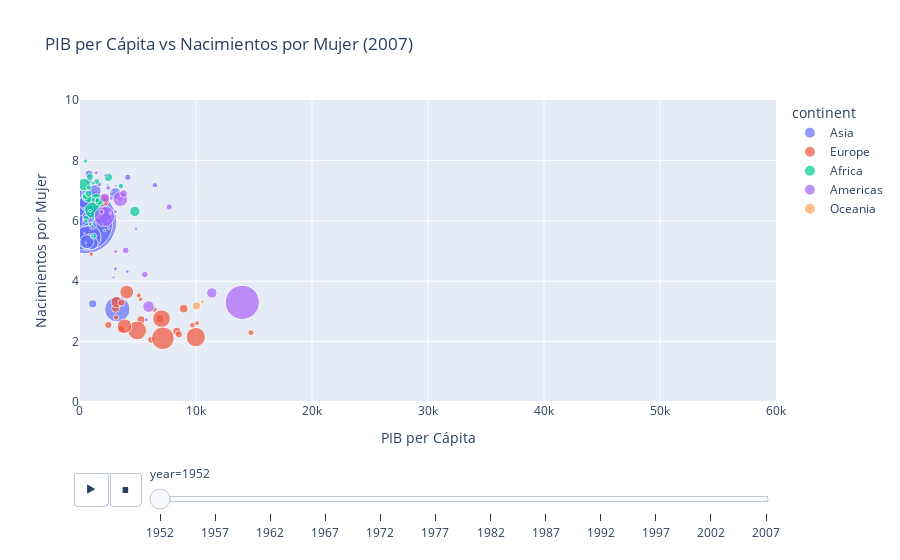

The notebook cell saved with this chart:
### Code cell
# 3. Realice una animación del bubblechart anterior en el tiempo,
# considerando todos los años del dataset (A).

fig = px.scatter(
    df_gapminder,
    x="gdpPercap",
    y="bornPerwom",
    size="pop",
    title='PIB per Cápita vs Nacimientos por Mujer (2007)',
    size_max=70,
    color="continent",
    hover_name="country",
    animation_frame="year",
    animation_group="country",
    range_x=[1,60000],
    range_y=[0,10],
    labels={
        "gdpPercap": "PIB per Cápita",
        "bornPerwom": "Nacimientos por Mujer"
        },
    )
fig.show()

### Figure 1 — Plotly figure (JSON) as saved in the notebook; plotly's stock layout.template omitted (floating-point values rounded to 4 significant figures)
{"data": [{"hovertemplate": "<b>%{hovertext}</b><br><br>continent=Asia<br>year=1952<br>PIB per Cápita=%{x}<br>Nacimientos por Mujer=%{y}<br>pop=%{marker.size}<extra></extra>", "hovertext": ["Afghanistan", "Bahrain", "Bangladesh", "Cambodia", "China", "Hong Kong", "India", "Indonesia", "Iran", "Iraq", "Israel", "Japan", "Jordan", "North Korea", "Kuwait", "Lebanon", "Malaysia", "Mongolia", "Myanmar", "Nepal", "Oman", "Pakistan", "Philippines", "Saudi Arabia", "Singapore", "South Korea", "Sri Lanka", "Syria", "Taiwan", "Thailand", "Vietnam", "Yemen"], "ids": ["Afghanistan", "Bahrain", "Bangladesh", "Cambodia", "China", "Hong Kong", "India", "Indonesia", "Iran", "Iraq", "Israel", "Japan", "Jordan", "North Korea", "Kuwait", "Lebanon", "Malaysia", "Mongolia", "Myanmar", "Nepal", "Oman", "Pakistan", "Philippines", "Saudi Arabia", "Singapore", "South Korea", "Sri Lanka", "Syria", "Taiwan", "Thailand", "Vietnam", "Yemen"], "legendgroup": "Asia", "marker": {"color": "#636efa", "size": [8425333, 120447, 46886859, 4693836, 556263528, 2125900, 372000000, 82052000, 17272000, 5441766, 1620914, 86459025, 607914, 8865488, 160000, 1439529, 6748378, 800663, 20092996, 9182536, 507833, 41346560, 22438691, 4005677, 1127000, 20947571, 7982342, 3661549, 8550362, 21289402, 26246839, 4963829], "sizemode": "area", "sizeref": 269100.0, "symbol": "circle"}, "mode": "markers", "name": "Asia", "orientation": "v", "showlegend": true, "type": "scatter", "x": [779.4, 9867.0, 684.2, 368.5, 400.4, 3054.0, 546.6, 749.7, 3035.0, 4130.0, 4087.0, 3217.0, 1547.0, 1088.0, 108400.0, 4835.0, 1831.0, 786.6, 331, 545.9, 1828.0, 684.6, 1273.0, 6460.0, 2315.0, 1031.0, 1084.0, 1643.0, 1207.0, 757.8, 605.1, 781.7], "xaxis": "x", "y": [7.55, 6.97, 6.33, 6.95, 5.97, 4.41, 5.9, 5.46, 6.91, 7.44, 4.32, 3.07, 7.39, 3.25, 7.21, 5.74, 6.29, 5.54, 6, 5.97, 7.25, 6.6, 6.99, 7.18, 6.62, 5.25, 5.84, 7.21, 6.38, 6.14, 5.31, 7.31], "yaxis": "y"}, {"hovertemplate": "<b>%{hovertext}</b><br><br>continent=Europe<br>year=1952<br>PIB per Cápita=%{x}<br>Nacimientos por Mujer=%{y}<br>pop=%{marker.size}<extra></extra>", "hovertext": ["Albania", "Austria", "Belgium", "Bosnia and Herzegovina", "Bulgaria", "Croatia", "Czech Republic", "Denmark", "Finland", "France", "Germany", "Greece", "Hungary", "Iceland", "Ireland", "Italy", "Montenegro", "Netherlands", "Norway", "Poland", "Portugal", "Romania", "Serbia", "Slovak Republic", "Slovenia", "Spain", "Sweden", "Switzerland", "Turkey", "United Kingdom"], "ids": ["Albania", "Austria", "Belgium", "Bosnia and Herzegovina", "Bulgaria", "Croatia", "Czech Republic", "Denmark", "Finland", "France", "Germany", "Greece", "Hungary", "Iceland", "Ireland", "Italy", "Montenegro", "Netherlands", "Norway", "Poland", "Portugal", "Romania", "Serbia", "Slovak Republic", "Slovenia", "Spain", "Sweden", "Switzerland", "Turkey", "United Kingdom"], "legendgroup": "Europe", "marker": {"color": "#EF553B", "size": [1282697, 6927772, 8730405, 2791000, 7274900, 3882229, 9125183, 4334000, 4090500, 42459667, 69145952, 7733250, 9504000, 147962, 2952156, 47666000, 413834, 10381988, 3327728, 25730551, 8526050, 16630000, 6860147, 3558137, 1489518, 28549870, 7124673, 4815000, 22235677, 50430000], "sizemode": "area", "sizeref": 269100.0, "symbol": "circle"}, "mode": "markers", "name": "Europe", "orientation": "v", "showlegend": true, "type": "scatter", "x": [1601.0, 6137.0, 8343.0, 973.5, 2444.0, 3119.0, 6876.0, 9692.0, 6425.0, 7030.0, 7144.0, 3531.0, 5264.0, 7268.0, 5210.0, 4931.0, 2648.0, 8942.0, 10100.0, 4029.0, 3068.0, 3145.0, 3581.0, 5075.0, 4215.0, 3834.0, 8528.0, 14730.0, 1969.0, 9980.0], "xaxis": "x", "y": [6.13, 2.06, 2.34, 4.9, 2.55, 2.8, 2.75, 2.54, 3.06, 2.76, 2.11, 2.4, 2.72, 3.82, 3.41, 2.37, 4.24, 3.09, 2.61, 3.64, 3.1, 3.31, 3.29, 3.53, 2.67, 2.51, 2.24, 2.3, 6.67, 2.15], "yaxis": "y"}, {"hovertemplate": "<b>%{hovertext}</b><br><br>continent=Africa<br>year=1952<br>PIB per Cápita=%{x}<br>Nacimientos por Mujer=%{y}<br>pop=%{marker.size}<extra></extra>", "hovertext": ["Algeria", "Angola", "Benin", "Botswana", "Burkina Faso", "Burundi", "Cameroon", "Central African Republic", "Chad", "Comoros", "Rep.Congo", "Cote d'Ivoire", "Djibouti", "Egypt", "Equatorial Guinea", "Eritrea", "Ethiopia", "Gabon", "Gambia", "Ghana", "Guinea", "Guinea+AC0-Bissau", "Kenya", "Lesotho", "Liberia", "Libya", "Madagascar", "Malawi", "Mali", "Mauritania", "Mauritius", "Morocco", "Mozambique", "Namibia", "Niger", "Nigeria", "Reunion", "Rwanda", "Sao Tome and Principe", "Senegal", "Sierra Leone", "Somalia", "South Africa", "Sudan", "Swaziland", "Tanzania", "Togo", "Tunisia", "Uganda", "Zambia", "Zimbabwe"], "ids": ["Algeria", "Angola", "Benin", "Botswana", "Burkina Faso", "Burundi", "Cameroon", "Central African Republic", "Chad", "Comoros", "Rep.Congo", "Cote d'Ivoire", "Djibouti", "Egypt", "Equatorial Guinea", "Eritrea", "Ethiopia", "Gabon", "Gambia", "Ghana", "Guinea", "Guinea+AC0-Bissau", "Kenya", "Lesotho", "Liberia", "Libya", "Madagascar", "Malawi", "Mali", "Mauritania", "Mauritius", "Morocco", "Mozambique", "Namibia", "Niger", "Nigeria", "Reunion", "Rwanda", "Sao Tome and Principe", "Senegal", "Sierra Leone", "Somalia", "South Africa", "Sudan", "Swaziland", "Tanzania", "Togo", "Tunisia", "Uganda", "Zambia", "Zimbabwe"], "legendgroup": "Africa", "marker": {"color": "#00cc96", "size": [9279525, 4232095, 1738315, 442308, 4469979, 2445618, 5009067, 1291695, 2682462, 153936, 854885, 2977019, 63149, 22223309, 216964, 1438760, 20860941, 420702, 284320, 5581001, 2664249, 580653, 6464046, 748747, 863308, 1019729, 4762912, 2917802, 3838168, 1022556, 516556, 9939217, 6446316, 485831, 3379468, 33119096, 257700, 2534927, 60011, 2755589, 2143249, 2526994, 14264935, 8504667, 290243, 8322925, 1219113, 3647735, 5824797, 2672000, 3080907], "sizemode": "area", "sizeref": 269100.0, "symbol": "circle"}, "mode": "markers", "name": "Africa", "orientation": "v", "showlegend": true, "type": "scatter", "x": [2449.0, 3521.0, 1063.0, 851.2, 543.3, 339.3, 1173.0, 1071.0, 1179.0, 1103.0, 2126.0, 1389.0, 2670.0, 1419.0, 375.6, 328.9, 362.1, 4293.0, 485.2, 911.3, 510.2, 299.9, 853.5, 298.8, 575.6, 2388.0, 1443.0, 369.2, 452.3, 743.1, 1968.0, 1688.0, 468.5, 2424.0, 761.9, 1077.0, 2719.0, 493.3, 879.6, 1450.0, 879.8, 1136.0, 4725.0, 1616.0, 1148.0, 716.7, 859.8, 1468.0, 734.8, 1147.0, 406.9], "xaxis": "x", "y": [7.44, 7.15, 5.83, 6.49, 6.09, 6.8, 5.49, 5.49, 6.09, 5.93, 5.68, 6.74, 6.31, 6.69, 5.59, 6.96, 7.2, 5.07, 5.27, 6.42, 5.99, 6.42, 7.45, 5.84, 6.26, 7.19, 7.3, 6.82, 6.73, 6.3, 5.9, 6.58, 6.81, 5.99, 7.1, 6.35, 6.97, 7.98, 6.2, 6.68, 5.9, 7.25, 6.31, 6.65, 6.7, 6.73, 6.33, 6.68, 6.9, 6.7, 6.78], "yaxis": "y"}, {"hovertemplate": "<b>%{hovertext}</b><br><br>continent=Americas<br>year=1952<br>PIB per Cápita=%{x}<br>Nacimientos por Mujer=%{y}<br>pop=%{marker.size}<extra></extra>", "hovertext": ["Argentina", "Bolivia", "Brazil", "Canada", "Chile", "Colombia", "Costa Rica", "Cuba", "Dominican Republic", "Ecuador", "El Salvador", "Guatemala", "Haiti", "Honduras", "Jamaica", "Mexico", "Nicaragua", "Panama", "Paraguay", "Peru", "Puerto Rico", "Trinidad and Tobago", "United States", "Uruguay", "Venezuela"], "ids": ["Argentina", "Bolivia", "Brazil", "Canada", "Chile", "Colombia", "Costa Rica", "Cuba", "Dominican Republic", "Ecuador", "El Salvador", "Guatemala", "Haiti", "Honduras", "Jamaica", "Mexico", "Nicaragua", "Panama", "Paraguay", "Peru", "Puerto Rico", "Trinidad and Tobago", "United States", "Uruguay", "Venezuela"], "legendgroup": "Americas", "marker": {"color": "#ab63fa", "size": [17876956, 2883315, 56602560, 14785584, 6377619, 12350771, 926317, 6007797, 2491346, 3548753, 2042865, 3146381, 3201488, 1517453, 1426095, 30144317, 1165790, 940080, 1555876, 8025700, 2227000, 662850, 157553000, 2252965, 5439568], "sizemode": "area", "sizeref": 269100.0, "symbol": "circle"}, "mode": "markers", "name": "Americas", "orientation": "v", "showlegend": true, "type": "scatter", "x": [5911.0, 2677.0, 2109.0, 11370.0, 3940.0, 2144.0, 2627.0, 5587.0, 1398.0, 3522.0, 3048.0, 2428.0, 1840.0, 2195.0, 2899.0, 3478.0, 3112.0, 2480.0, 1952.0, 3759.0, 3082.0, 3023.0, 13990.0, 5717.0, 7690.0], "xaxis": "x", "y": [3.16, 6.75, 6.15, 3.61, 5.02, 6.76, 6.25, 4.22, 7.59, 6.73, 6.3, 7.09, 6.3, 7.5, 4.13, 6.72, 7.16, 5.75, 6.5, 6.9, 4.98, 5.29, 3.3, 2.72, 6.46], "yaxis": "y"}, {"hovertemplate": "<b>%{hovertext}</b><br><br>continent=Oceania<br>year=1952<br>PIB per Cápita=%{x}<br>Nacimientos por Mujer=%{y}<br>pop=%{marker.size}<extra></extra>", "hovertext": ["Australia", "New Zealand"], "ids": ["Australia", "New Zealand"], "legendgroup": "Oceania", "marker": {"color": "#FFA15A", "size": [8691212, 1994794], "sizemode": "area", "sizeref": 269100.0, "symbol": "circle"}, "mode": "markers", "name": "Oceania", "orientation": "v", "showlegend": true, "type": "scatter", "x": [10040.0, 10560.0], "xaxis": "x", "y": [3.18, 3.32], "yaxis": "y"}], "layout": {"legend": {"itemsizing": "constant", "title": {"text": "continent"}, "tracegroupgap": 0}, "sliders": [{"active": 0, "currentvalue": {"prefix": "year="}, "len": 0.9, "pad": {"b": 10, "t": 60}, "steps": [{"args": [["1952"], {"frame": {"duration": 0, "redraw": false}, "fromcurrent": true, "mode": "immediate", "transition": {"duration": 0, "easing": "linear"}}], "label": "1952", "method": "animate"}, {"args": [["1957"], {"frame": {"duration": 0, "redraw": false}, "fromcurrent": true, "mode": "immediate", "transition": {"duration": 0, "easing": "linear"}}], "label": "1957", "method": "animate"}, {"args": [["1962"], {"frame": {"duration": 0, "redraw": false}, "fromcurrent": true, "mode": "immediate", "transition": {"duration": 0, "easing": "linear"}}], "label": "1962", "method": "animate"}, {"args": [["1967"], {"frame": {"duration": 0, "redraw": false}, "fromcurrent": true, "mode": "immediate", "transition": {"duration": 0, "easing": "linear"}}], "label": "1967", "method": "animate"}, {"args": [["1972"], {"frame": {"duration": 0, "redraw": false}, "fromcurrent": true, "mode": "immediate", "transition": {"duration": 0, "easing": "linear"}}], "label": "1972", "method": "animate"}, {"args": [["1977"], {"frame": {"duration": 0, "redraw": false}, "fromcurrent": true, "mode": "immediate", "transition": {"duration": 0, "easing": "linear"}}], "label": "1977", "method": "animate"}, {"args": [["1982"], {"frame": {"duration": 0, "redraw": false}, "fromcurrent": true, "mode": "immediate", "transition": {"duration": 0, "easing": "linear"}}], "label": "1982", "method": "animate"}, {"args": [["1987"], {"frame": {"duration": 0, "redraw": false}, "fromcurrent": true, "mode": "immediate", "transition": {"duration": 0, "easing": "linear"}}], "label": "1987", "method": "animate"}, {"args": [["1992"], {"frame": {"duration": 0, "redraw": false}, "fromcurrent": true, "mode": "immediate", "transition": {"duration": 0, "easing": "linear"}}], "label": "1992", "method": "animate"}, {"args": [["1997"], {"frame": {"duration": 0, "redraw": false}, "fromcurrent": true, "mode": "immediate", "transition": {"duration": 0, "easing": "linear"}}], "label": "1997", "method": "animate"}, {"args": [["2002"], {"frame": {"duration": 0, "redraw": false}, "fromcurrent": true, "mode": "immediate", "transition": {"duration": 0, "easing": "linear"}}], "label": "2002", "method": "animate"}, {"args": [["2007"], {"frame": {"duration": 0, "redraw": false}, "fromcurrent": true, "mode": "immediate", "transition": {"duration": 0, "easing": "linear"}}], "label": "2007", "method": "animate"}], "x": 0.1, "xanchor": "left", "y": 0, "yanchor": "top"}], "title": {"text": "PIB per Cápita vs Nacimientos por Mujer (2007)"}, "updatemenus": [{"buttons": [{"args": [null, {"frame": {"duration": 500, "redraw": false}, "fromcurrent": true, "mode": "immediate", "transition": {"duration": 500, "easing": "linear"}}], "label": "&#9654;", "method": "animate"}, {"args": [[null], {"frame": {"duration": 0, "redraw": false}, "fromcurrent": true, "mode": "immediate", "transition": {"duration": 0, "easing": "linear"}}], "label": "&#9724;", "method": "animate"}], "direction": "left", "pad": {"r": 10, "t": 70}, "showactive": false, "type": "buttons", "x": 0.1, "xanchor": "right", "y": 0, "yanchor": "top"}], "xaxis": {"anchor": "y", "domain": [0, 1], "range": [1, 60000], "title": {"text": "PIB per Cápita"}}, "yaxis": {"anchor": "x", "domain": [0, 1], "range": [0, 10], "title": {"text": "Nacimientos por Mujer"}}}}
